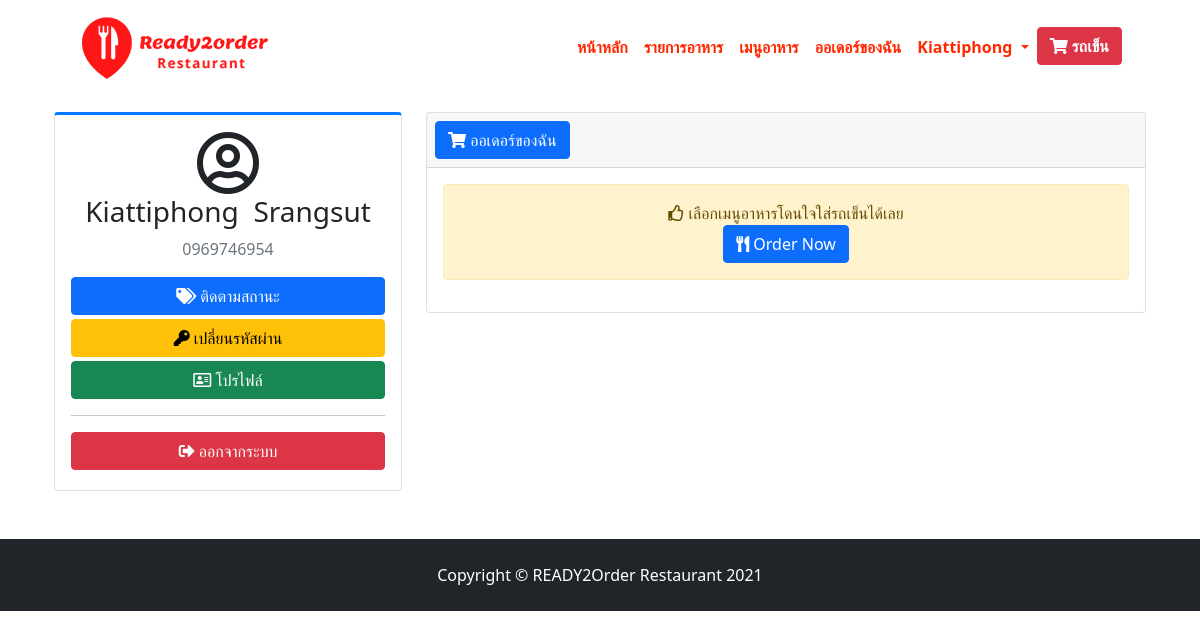
The page /my-order.php (signed in) on the database its author committed.
### tables this page shows
CREATE TABLE `customer` (
  `id` int(10) NOT NULL,
  `firstname` varchar(45) DEFAULT NULL,
  `lastname` varchar(50) DEFAULT NULL,
  `email` varchar(120) DEFAULT NULL,
  `mobilenumber` varchar(50) DEFAULT NULL,
  `password` varchar(120) DEFAULT NULL,
  `regdate` timestamp NOT NULL DEFAULT current_timestamp()
);

### my-order.php (the view, shortened to what this page needs)
<?php include('config/constants.php');
?>
<!DOCTYPE html>
<html lang="en">
<head>
    <link href="https://cdn.jsdelivr.net/npm/bootstrap-icons@1.4.1/font/bootstrap-icons.css" rel="stylesheet" />
    <link href="dist/css/styles.css" rel="stylesheet" />
    <link rel="stylesheet" href="admin/plugins/fontawesome-free/css/all.min.css">
</head>
<body>
    <?php include('layout/topmenu.php'); ?>
    <section class="content container mt-3">
        <?php
        $sql_account = "SELECT * FROM customer WHERE id = " . $_SESSION['mycustomer_id'];
        $result_account = mysqli_query($conn, $sql_account);
        $rs_account = mysqli_fetch_assoc($result_account);
        ?>
        <div class="container-fluid mb-5">
            <div class="row">
                <div class="col-md-4">
                    <div class="card card-primary card-outline">
                        <div class="card-body box-profile">
                            <div class="text-center">
                                <i class="far fa-user-circle fa-4x"></i>
                            </div>
                            <h3 class="profile-username text-center"><?= $rs_account['firstname'] ?>&nbsp;&nbsp;<?= $rs_account['lastname'] ?></h3>
                            <p class="text-muted text-center"><?= $rs_account['mobilenumber'] ?></p>
                            <?php include('layout/my-left-menu.php'); ?>
                        </div>
                    </div>
                </div>
                <div class="col-md-8">
                    <div class="card">
                        <div class="card-header p-2">
                            <ul class="nav nav-pills">
                                <li class="nav-item"><button class="btn btn-primary"><i class="fas fa-shopping-cart"></i> ออเดอร์ของฉัน</button></li>
                            </ul>
                        </div>
                        <div class="card-body">
                            <div class="tab-content">
                                <div class="tab-pane active" id="settings">
                                    <div class="col-12">
                                        <?php
                                        $my_id = $_SESSION['mycustomer_id'];
                                        $sql_orders = " SELECT * FROM orders WHERE customer_id = '$my_id' GROUP BY order_number  ORDER BY order_date DESC ";
                                        $result_orders = mysqli_query($conn, $sql_orders);
                                        $num_orders = mysqli_num_rows($result_orders);
                                        if ($num_orders > 0) {
                                            while ($rs_orders = mysqli_fetch_assoc($result_orders)) {
                                        ?>
                                                <div class="card mb-2">
                                                    <div class="card-body p-4">
                                                        <div class="d-flex">
                                                            <div class="flex-shrink-0"><i class="far fa-file-alt text-primary fa-7x"></i></div>
                                                            <div class="ms-4 w-100">
                                                                <p class="mb-1 text-danger"><strong><i class="far fa-calendar-alt"></i> วันที่สั่งซื้อ</strong> <?= DateThaiFull($rs_orders['order_date']) ?></p>
                                                                <div class="mbt-1"><strong>เลขออเดอร์ # <?= $rs_orders['order_number'] ?></strong></div>
                                                                <div class="row mt-1">
                                                                    <div class="col-xl-6 col-lg-6 col-md-12 col-xs-12">
                                                                        <?php
                                                                        $ord_nums = $rs_orders['order_number'];
                                                                        $sql_checktrack = "SELECT * FROM foodtracking WHERE order_id = '$ord_nums' ORDER BY status_date DESC ";
                                                                        $result_checktrack = mysqli_query($conn, $sql_checktrack);
                                                                        $rs_checktrack = mysqli_fetch_assoc($result_checktrack);
                                                                        $mystatus_track = $rs_checktrack['status'];
                                                                        ?>
                                                                        <?php if ($mystatus_track == "") { ?>
                                                                            <h4><span class="badge bg-secondary"><i class="fas fa-history"></i> ยังไม่ได้รับออเดอร์</span></h4>
                                                                        <?php } ?>
                                                                        <?php if ($mystatus_track == "รับออเดอร์") { ?>
                                                                            <h4><span class="badge bg-dark"><i class="fas fa-file-signature"></i> รับออเดอร์</span></h4>
                                                                        <?php } ?>
                                                                        <?php if ($mystatus_track == "กำลังทำอาหาร") { ?>
                                                                            <h4><span class="badge bg-warning"><i class="fas fa-mug-hot"></i> กำลังทำอาหาร</span></h4>
                                                                        <?php } ?>
                                                                        <?php if ($mystatus_track == "อาหารของคุณเสร็จแล้ว") { ?>
                                                                            <h4><span class="badge bg-success"><i class="fas fa-check-circle"></i> อาหารของคุณเสร็จแล้ว</span></h4>
                                                                        <?php } ?>
                                                                        <?php if ($mystatus_track == "ยกเลิกออเดอร์แล้ว") { ?>
                                                                            <h4><span class="badge bg-danger"><i class="fas fa-times-circle"></i> ยกเลิกออเดอร์แล้ว</span></h4>
                                                                        <?php } ?>
                                                                    </div>
                                                                    <div class="col-xl-5 col-lg-5 col-md-12 col-xs-12">
                                                                        <a href="my-order-detail.php?order_id=<?= $rs_orders['order_number'] ?>" class="btn btn-sm btn-primary"><i class="fas fa-info-circle"></i> รายละเอียด</button></a>
                                                                    </div>
                                                                </div>
                                                                <div class="mt-2"><a class="btn btn-sm btn-outline-danger" href="track-search.php?track_number=<?= $rs_orders['order_number'] ?>"><i class="fas fa-tags"></i> ติดตามออเดอร์</a></div>
                                                            </div>
                                                        </div>
                                                    </div>
                                                </div>
                                            <?php }
                                        } else { ?>
                                            <div class="alert alert-warning text-center"><i class="far fa-thumbs-up"></i> เลือกเมนูอาหารโดนใจใส่รถเข็นได้เลย <br> <a class="btn btn-primary" href="foods.php"><i class="fas fa-utensils"></i> Order Now</a></div>
                                        <?php } ?>
                                    </div>
                                </div>
                            </div>
                        </div>
                    </div>
                </div>
            </div>
    </section>
    <?php include('layout/footer.php'); ?>
</body>
</html>

### layout/topmenu.php (shortened to what this page needs)
<nav class="navbar navbar-expand-lg bg-white">
    <div class="container px-5">
        <a class="navbar-brand" href="index.php"><img src="images/logo.png" alt="Ready2Order Logo"></a>
        <div class="collapse navbar-collapse" id="navbarSupportedContent">
            <ul class="navbar-nav ms-auto mb-2 mb-lg-0 text-ready2orders">
                <li class="nav-item"><a class="nav-link active" aria-current="page" href="index.php">หน้าหลัก</a></li>
                <li class="nav-item"><a class="nav-link" href="categories.php">รายการอาหาร</a></li>
                <li class="nav-item"><a class="nav-link" href="foods.php">เมนูอาหาร</a></li>
                <?php
                if ($_SESSION['mycustomer_id'] != "" && $_SESSION['mycustomer_status'] === true) {
                ?>
                    <li class="nav-item"><a class="nav-link" href="my-order.php">ออเดอร์ของฉัน</a></li>
                    <li class="nav-item dropdown">
                        <?php $sql_myprofile = "SELECT firstname FROM customer WHERE id = " . $_SESSION['mycustomer_id'];
                        $result_myprofile = mysqli_query($conn, $sql_myprofile);
                        $rs_myprofile = mysqli_fetch_assoc($result_myprofile);
                        ?>
                        <a class="nav-link dropdown-toggle" href="#" id="navbarDarkDropdownMenuLink" role="button" data-bs-toggle="dropdown" aria-expanded="false">
                            <?= $rs_myprofile['firstname'] ?>
                        </a>
                    </li>
                    <li class="nav-item"><a class="btn btn-danger text-light mb-1 mr-1" href="my-basket.php"><i class="fas fa-shopping-cart"></i> รถเข็น</a></li>
                <?php
                } else {
                ?>
                    <li class="nav-item"><a class="nav-link" href="register.php">สมัครสมาชิก</a></li>
                    <li class="nav-item"><a class="nav-link" href="login.php">เข้าสู่ระบบ</a></li>
                <?php } ?>
            </ul>
        </div>
    </div>
</nav>

### rows shown on the page
customer: firstname "Kiattiphong", lastname "Srangsut", mobilenumber "0969746954"
